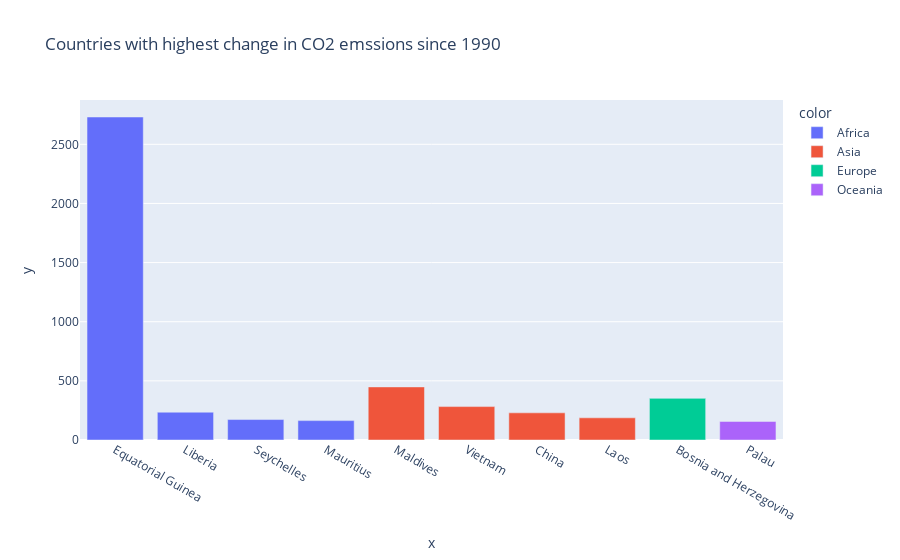

The notebook cell this image was saved under:
### Code cell
px.bar(data_frame=Copy_data_set,x=Copy_data_set['Country'].head(10),y=Copy_data_set['Pecentage_change_countries'].head(10),color=Copy_data_set['Continent'].head(10),title='Countries with highest change in CO2 emssions since 1990 ')

### Figure 1 — Plotly figure (JSON) as saved in the notebook; plotly's stock layout.template omitted (floating-point values rounded to 4 significant figures)
{"data": [{"alignmentgroup": "True", "hovertemplate": "color=Africa<br>x=%{x}<br>y=%{y}<extra></extra>", "legendgroup": "Africa", "marker": {"color": "#636efa", "pattern": {"shape": ""}}, "name": "Africa", "offsetgroup": "Africa", "orientation": "v", "showlegend": true, "textposition": "auto", "type": "bar", "x": ["Equatorial Guinea", "Liberia", "Seychelles", "Mauritius"], "xaxis": "x", "y": [2731.0, 235.1, 172.8, 163.9], "yaxis": "y"}, {"alignmentgroup": "True", "hovertemplate": "color=Asia<br>x=%{x}<br>y=%{y}<extra></extra>", "legendgroup": "Asia", "marker": {"color": "#EF553B", "pattern": {"shape": ""}}, "name": "Asia", "offsetgroup": "Asia", "orientation": "v", "showlegend": true, "textposition": "auto", "type": "bar", "x": ["Maldives", "Vietnam", "China", "Laos"], "xaxis": "x", "y": [448.8, 282.5, 229.7, 187.5], "yaxis": "y"}, {"alignmentgroup": "True", "hovertemplate": "color=Europe<br>x=%{x}<br>y=%{y}<extra></extra>", "legendgroup": "Europe", "marker": {"color": "#00cc96", "pattern": {"shape": ""}}, "name": "Europe", "offsetgroup": "Europe", "orientation": "v", "showlegend": true, "textposition": "auto", "type": "bar", "x": ["Bosnia and Herzegovina"], "xaxis": "x", "y": [351.9], "yaxis": "y"}, {"alignmentgroup": "True", "hovertemplate": "color=Oceania<br>x=%{x}<br>y=%{y}<extra></extra>", "legendgroup": "Oceania", "marker": {"color": "#ab63fa", "pattern": {"shape": ""}}, "name": "Oceania", "offsetgroup": "Oceania", "orientation": "v", "showlegend": true, "textposition": "auto", "type": "bar", "x": ["Palau"], "xaxis": "x", "y": [156.9], "yaxis": "y"}], "layout": {"barmode": "relative", "legend": {"title": {"text": "color"}, "tracegroupgap": 0}, "title": {"text": "Countries with highest change in CO2 emssions since 1990 "}, "xaxis": {"anchor": "y", "domain": [0, 1], "title": {"text": "x"}}, "yaxis": {"anchor": "x", "domain": [0, 1], "title": {"text": "y"}}}}
